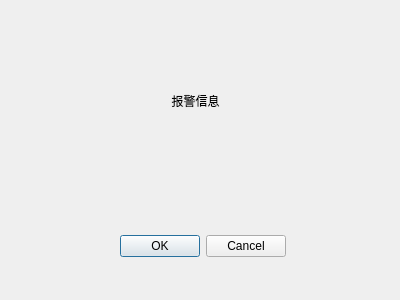
<?xml version="1.0" encoding="UTF-8"?>
<ui version="4.0">
 <class>SystemWarn</class>
 <widget class="QDialog" name="SystemWarn">
  <property name="geometry">
   <rect>
    <x>0</x>
    <y>0</y>
    <width>400</width>
    <height>300</height>
   </rect>
  </property>
  <property name="windowTitle">
   <string>Dialog</string>
  </property>
  <widget class="QDialogButtonBox" name="buttonBox">
   <property name="geometry">
    <rect>
     <x>120</x>
     <y>230</y>
     <width>166</width>
     <height>33</height>
    </rect>
   </property>
   <property name="standardButtons">
    <set>QDialogButtonBox::Cancel|QDialogButtonBox::Ok</set>
   </property>
  </widget>
  <widget class="QLabel" name="label_DisplayAlarm">
   <property name="geometry">
    <rect>
     <x>90</x>
     <y>80</y>
     <width>211</width>
     <height>41</height>
    </rect>
   </property>
   <property name="text">
    <string>报警信息</string>
   </property>
   <property name="alignment">
    <set>Qt::AlignCenter</set>
   </property>
  </widget>
 </widget>
 <resources/>
 <connections>
  <connection>
   <sender>buttonBox</sender>
   <signal>rejected()</signal>
   <receiver>SystemWarn</receiver>
   <slot>close()</slot>
   <hints>
    <hint type="sourcelabel">
     <x>202</x>
     <y>246</y>
    </hint>
    <hint type="destinationlabel">
     <x>199</x>
     <y>149</y>
    </hint>
   </hints>
  </connection>
 </connections>
</ui>
